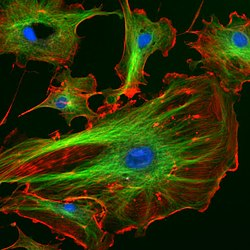
#> input picture data/FluorescentCells.jpg, 250 x 250 px, found by its file name
$ jupyter execute image_read_program_notebook.ipynb
#> lines starting #> are read from the running program, lines starting #| are printed output that depends on the picture; after the words box and inside, x2 and y2 are one past the last pixel; in counts of white or black regions, pixels touching at a corner belong together; long printed decimals are rounded
[cell 1]
import sys
import glob

import imageio.v2 as imageio
# import ipympl
import matplotlib.pyplot as plt
import numpy as np
import skimage as ski

import cv2

[cell 2]
image1 = imageio.imread(uri = "~/qb24_image_analysis/data/FluorescentCells.jpg")
#> image1 is the input picture: shape (250, 250, 3); mean R, G, B 46.1, 50.4, 9.4

fig, ax = plt.subplots()
ax.imshow(image1)

[cell 3]
image1_gray = ski.color.rgb2gray(image1)
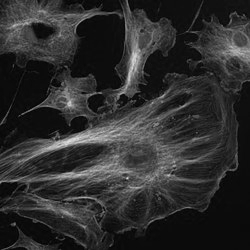
#> image1_gray: shape (250, 250) float64; min 0.00333, max 0.871, mean 0.183
image1_blur = ski.filters.gaussian(image1_gray, sigma = 1.0)
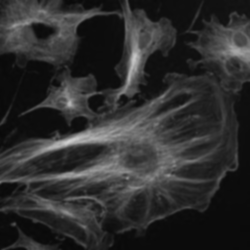
#> image1_blur: shape (250, 250) float64; min 0.0353, max 0.814, mean 0.182

fig, ax = plt.subplots()
ax.imshow(image1_blur, cmap = "gray")

[cell 4]
histogram, bin_edges = np.histogram(image1_blur, bins=256, range=(0.0, 1.0))
#> histogram = 256 values, max 4664 at index 11, min 0 at index 0, mean 244.1; bin_edges = 257 values from 0 to 1

fig, ax = plt.subplots()
ax.plot(bin_edges[0:-1], histogram)
ax.set_title("Grayscale Histogram")
ax.set_xlabel("grayscale value")
ax.set_ylabel("pixels")
ax.set_xlim(0, 0.5)
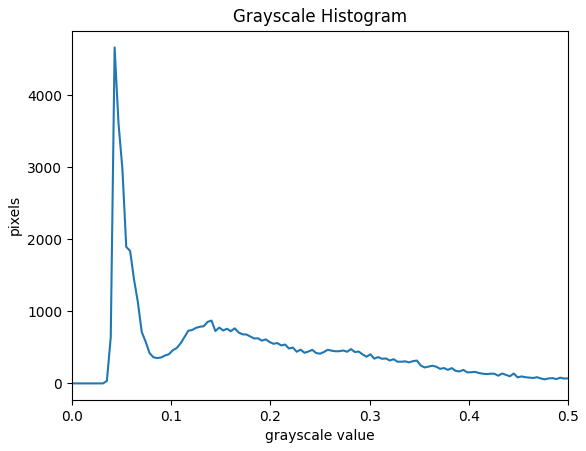
#> figure drawn by matplotlib, 1 panel; curve peaks at x = 0.043, y = 4664

[cell 5]
t = 0.2
binary_mask = image1_blur > t
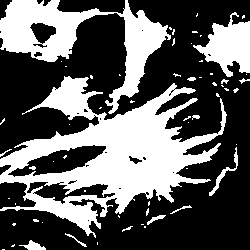
#> binary_mask: shape (250, 250) bool; 37.2% white; 61 white regions (46 under 20 px), largest, box (x1, y1, x2, y2) and area: (0, 76, 227, 238) 14258, (0, 0, 171, 114) 6092, (193, 12, 250, 77) 1920

fig, ax = plt.subplots()
ax.imshow(binary_mask, cmap="gray")

[cell 6]
selection = image1.copy()
selection[~binary_mask] = 0
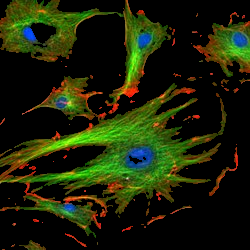
#> selection: shape (250, 250, 3); mean R, G, B 27.9, 34.6, 7.4

fig, ax = plt.subplots()
ax.imshow(selection)

[cell 7]
pixels = np.count_nonzero(binary_mask)
#> pixels = 23219
w = binary_mask.shape[1]
#> w = 250
h = binary_mask.shape[0]
#> h = 250

print(w*h)
#| 62500

print(pixels)
#| 23219

density = pixels / (w*h)
#> density = 0.372

print(density)
#| 0.3715

[cell 8]
image = cv2.imread("~/qb24_image_analysis/data/FluorescentCells.jpg")
cv2.waitKey(0)

# Grayscale
gray = cv2.cvtColor(image, cv2.COLOR_BGR2GRAY)

# Find Canny edges
edged = cv2.Canny(gray, 30, 200)
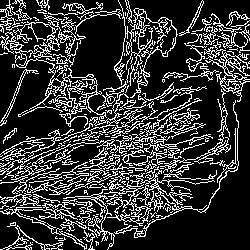
#> edged: shape (250, 250); 21.5% white in thin lines or dots
cv2.waitKey(0)

# Finding Contours
# Use a copy of the image e.g. edged.copy()
# since findContours alters the image
contours, hierarchy = cv2.findContours(edged,
    cv2.RETR_EXTERNAL, cv2.CHAIN_APPROX_NONE)
#> contours = 164 contours, 124 with area under 20; largest, box (x1, y1, x2, y2) and area: (0, 15, 206, 154) 1012, (114, 0, 178, 98) 582, (0, 123, 93, 161) 492, (104, 178, 153, 226) 392, (204, 41, 250, 102) 386

cv2.imshow('Canny Edges After Contouring', edged)
cv2.waitKey(0)

print("Number of Contours found = " + str(len(contours)))
#| Number of Contours found = 164

# Draw all contours
# -1 signifies drawing all contours
cv2.drawContours(image, contours, -1, (0, 255, 0), 3)
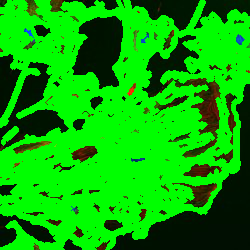
#> image: shape (250, 250, 3); mean B, G, R 1.3, 174.6, 5.3

cv2.imshow('Contours', image)
cv2.waitKey(0)
cv2.destroyAllWindows()
